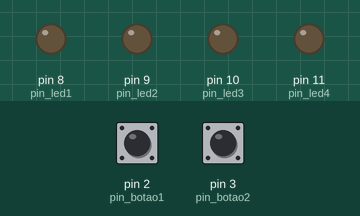
This sketch was run on a simulated Arduino Uno, built with avr-gcc and run on an emulated ATmega328P. Parts: output pins drawn as LEDs (lit = HIGH). The inputs (shaded band) are chosen by the test bench; at power-on: pin 2 (pin_botao1) LOW, pin 3 (pin_botao2) LOW.

Above: at 1.2 s.
1.3 s: pin 2 (pin_botao1) pulled HIGH for 0.15 s
At 1.4 s:
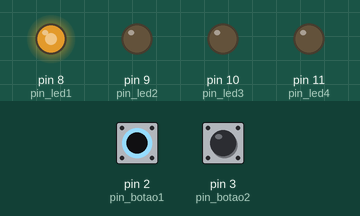
3.0 s: pin 3 (pin_botao2) pulled HIGH for 0.15 s
At 4.0 s:
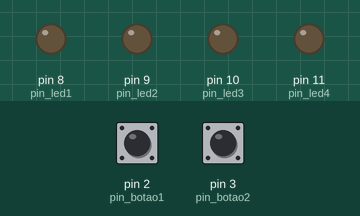
4.6 s: pin 3 (pin_botao2) pulled HIGH for 3.2 s
At 5.3 s:
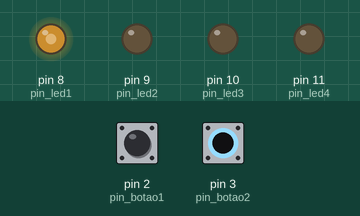
9.3 s: pin 2 (pin_botao1) pulled HIGH for 3.2 s
At 10.1 s:
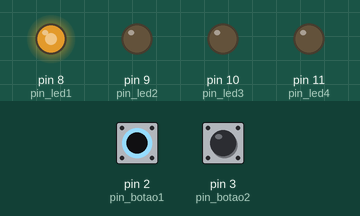
14.0 s: pin 3 (pin_botao2) pulled HIGH for 0.15 s
At 14.8 s:
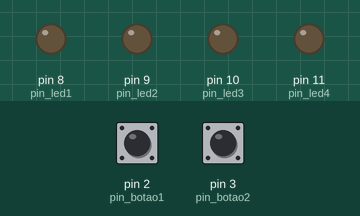
Timing chart, 0 to 16.7 s (numbered marks = the images above; inputs shaded):
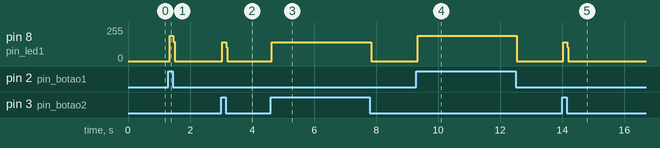

The sketch:

semafaro_duas_ruas_.ino
```cpp
#define pin_led1 8
#define pin_led2 9
#define pin_led3 10
#define pin_led4 11
#define pin_botao1 2
#define pin_botao2 3
#define pin_botao3 4

void setup() {
  pinMode(pin_led1, OUTPUT);
  pinMode(pin_led2, OUTPUT);
  pinMode(pin_led3, OUTPUT);
  pinMode(pin_led4, OUTPUT);
  pinMode(pin_botao1, INPUT);
  pinMode(pin_botao2, INPUT);
  pinMode(pin_botao3, INPUT);
  Serial.begin(9600);
}

void loop() {
  bool rua1 = digitalRead(pin_botao1);
  bool rua2 = digitalRead(pin_botao2);


  if ((rua1 == 1) && (rua2 == 1)) {
    digitalWrite(pin_led1, 1);
    digitalWrite(pin_led2, 0);
  } else {
    digitalWrite(pin_led1, 0);
    digitalWrite(pin_led2, 0);
  }
  if ((rua1 == 1) && (rua2 == 0)) {
    digitalWrite(pin_led1, 1);
    digitalWrite(pin_led2, 0);
  } else {
    digitalWrite(pin_led1, 0);
    digitalWrite(pin_led2, 0);
  }
  if ((rua1 == 0) && (rua2 == 1)) {
    digitalWrite(pin_led1, 1);
    digitalWrite(pin_led2, 0);
  } else {
    digitalWrite(pin_led2, 0);
}
}
```

Measured:
- after the input at 1.3 s, pin 8 (pin_led1): 0/255 → 191/255 at once, → 0/255 0.12 s later
- after the input at 3.0 s, pin 8 (pin_led1): 0/255 → 140/255 at once, → 0/255 0.12 s later
- after the input at 4.6 s, pin 8 (pin_led1): 0/255 → 140/255 at once, → 0/255 3.2 s later
- after the input at 9.3 s, pin 8 (pin_led1): 0/255 → 191/255 at once, → 0/255 3.2 s later
- after the input at 14.0 s, pin 8 (pin_led1): 0/255 → 140/255 at once, → 0/255 0.12 s later
